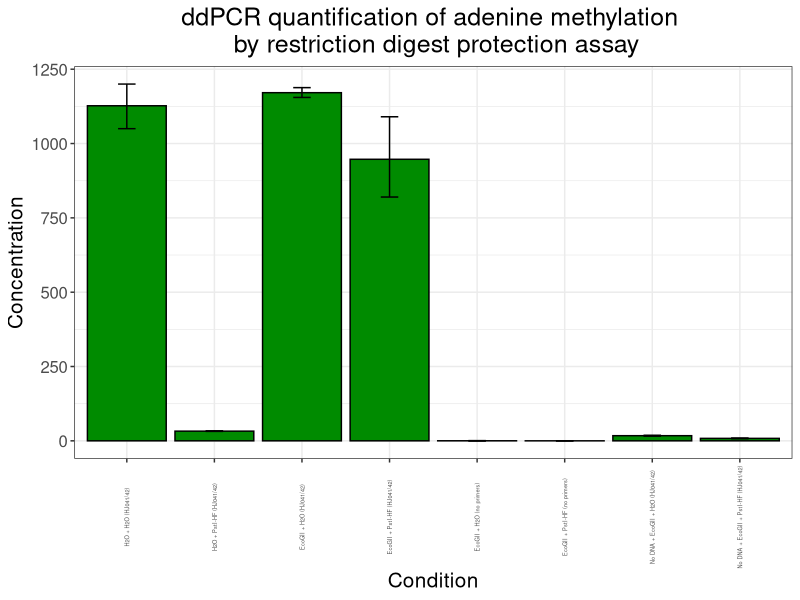
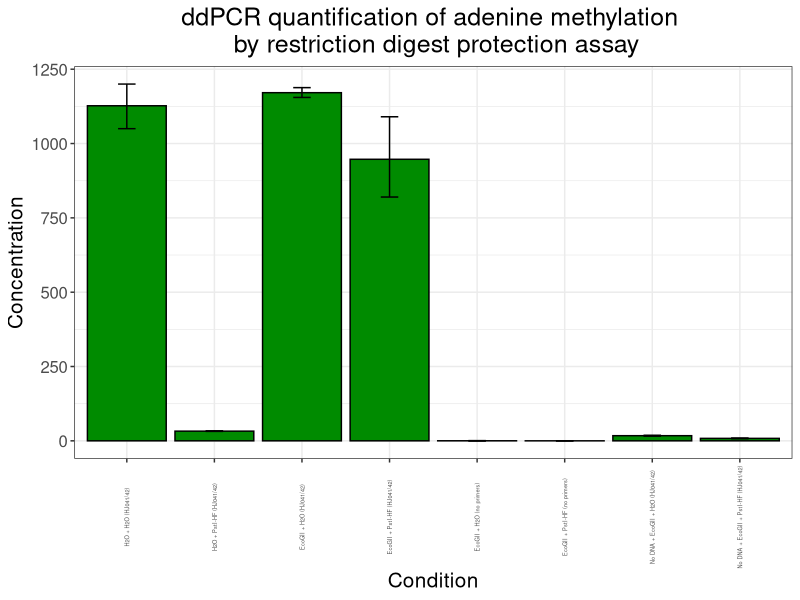
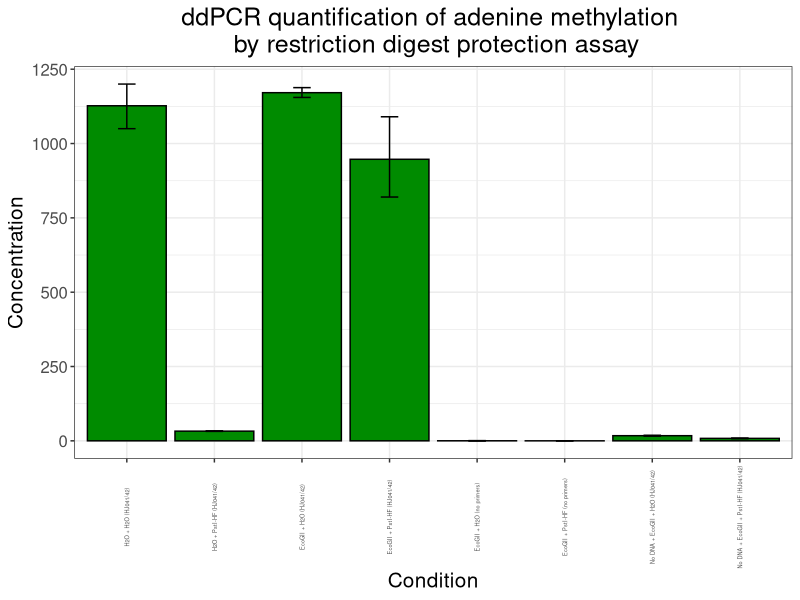

Source code (R) for these figures, in order:
## Script to visualise ddPCR data
## Heather Jeffery
## 18/6/18 
# Run with Ctrl, Shift, s

library(ggplot2)

setwd('~/Documents/PhD/')

concentration <- c(1127, 32.6, 1171, 947, 0.21, 0.03, 17.3, 8.3)
conditions <- c("H2O + H2O (HJ041/42)", "H2O + PstI-HF (HJ041/42)", "EcoGII + H2O (HJ041/42)", "EcoGII + PstI-HF (HJ041/42)", "EcoGII + H2O (no primers)", "EcoGII + PstI-HF (no primers)", "No DNA + EcoGII + H2O (HJ041/42)", "No DNA + EcoGII + PstI-HF (HJ041/42)")
error_min <- c(1050, 31.7, 1155, 820, -0.21, -0.03, 15.9, 7.4)
error_max <- c(1200, 33.5, 1188, 1090, 0.64, 0.15, 18.6, 9.3)
df <- data.frame(conditions, concentration, error_min, error_max) 
print(df)

graph <- ggplot(df, aes(x = conditions, y = concentration)) + 
  geom_bar(stat = "identity", fill = 'green4', colour = "black") + 
  theme_bw() + 
  geom_errorbar(aes(ymin=error_min, ymax=error_max), width=.2,
                position=position_dodge(.9)) + 
  scale_x_discrete(limits=c("H2O + H2O (HJ041/42)", "H2O + PstI-HF (HJ041/42)", "EcoGII + H2O (HJ041/42)", "EcoGII + PstI-HF (HJ041/42)", "EcoGII + H2O (no primers)", "EcoGII + PstI-HF (no primers)", "No DNA + EcoGII + H2O (HJ041/42)", "No DNA + EcoGII + PstI-HF (HJ041/42)")) + 
  theme(axis.text.x  = element_text(angle=90, vjust=0.5, size = 4)) +
  theme(plot.title = element_text(hjust = 0.5)) + 
  theme(text = element_text(size=15)) +
  labs(y = "Concentration", x = "Condition") +
  ggtitle('ddPCR quantification of adenine methylation \n by restriction digest protection assay')
  
print(graph)
ggsave('ddPCR_010618.png', graph, width = 12)
ggsave('ddPCR_010618.pdf', graph)